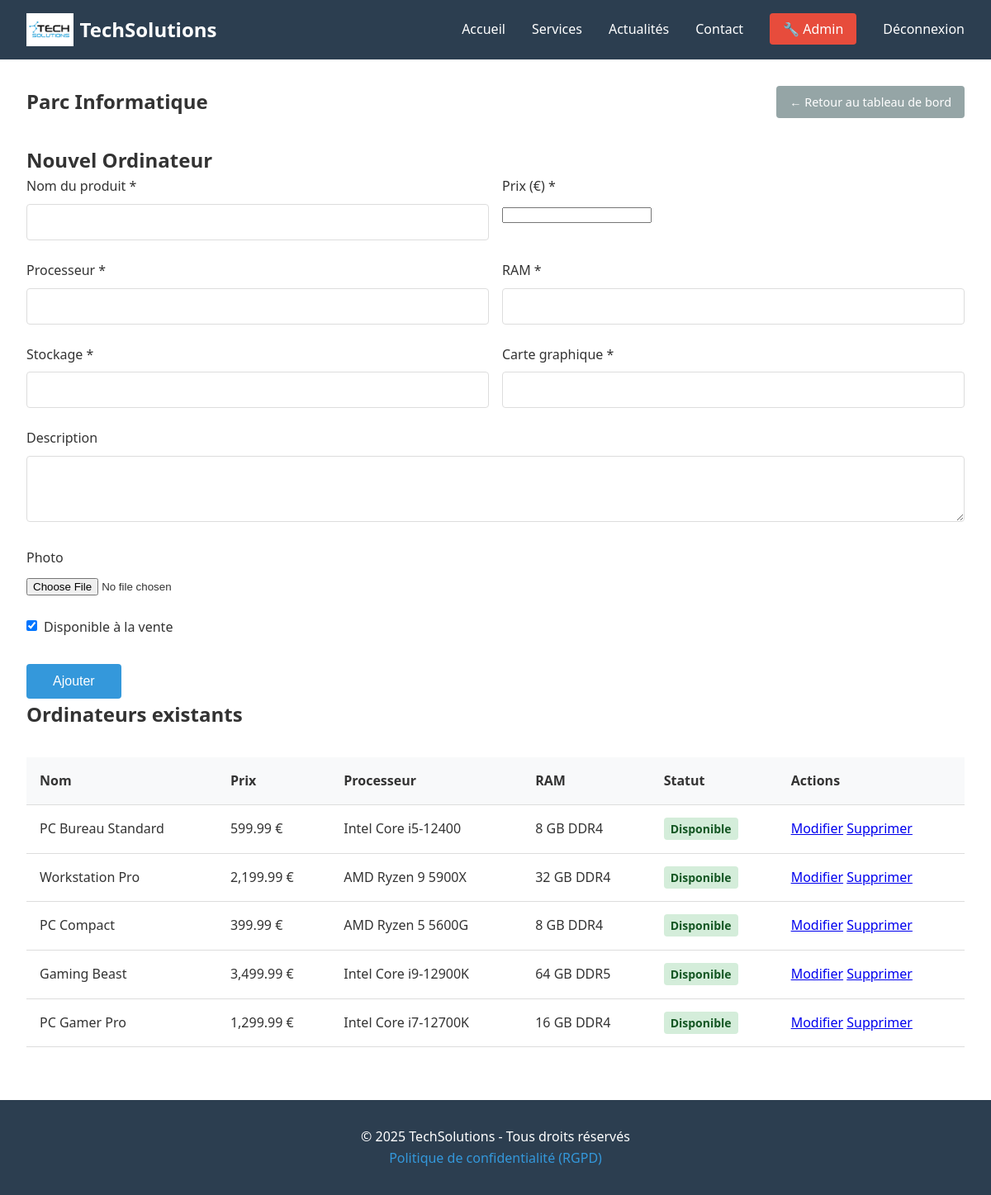
Screenshot of /admin/ordinateurs.php (signed in) with the database file from the repository.
### tables this page shows
CREATE TABLE `ordinateurs` (
  `id` int(11) NOT NULL AUTO_INCREMENT,
  `nom` varchar(255) NOT NULL,
  `prix` decimal(10,2) NOT NULL,
  `processeur` varchar(255) NOT NULL,
  `ram` varchar(100) NOT NULL,
  `stockage` varchar(100) NOT NULL,
  `carte_graphique` varchar(255) NOT NULL,
  `description` text DEFAULT NULL,
  `image` varchar(255) DEFAULT NULL,
  `disponible` tinyint(1) DEFAULT 1,
  `created_at` timestamp NOT NULL DEFAULT current_timestamp(),
  `updated_at` timestamp NOT NULL DEFAULT current_timestamp() ON UPDATE current_timestamp(),
  PRIMARY KEY (`id`)
);

### admin/ordinateurs.php (the view, shortened to what this page needs)
<?php
require_once '../includes/auth.php';
$editPC = null;
$ordinateurs = $pdo->query("SELECT * FROM ordinateurs ORDER BY created_at DESC")->fetchAll();
?>
<?php include '../includes/header.php'; ?>
<section class="admin-ordinateurs">
    <div class="admin-header">
        <h1>Parc Informatique</h1>
        <a href="index.php" class="btn-back">← Retour au tableau de bord</a>
    </div>
    <div class="form-container">
        <h2><?= $editPC ? 'Modifier' : 'Nouvel' ?> Ordinateur</h2>
        <form method="POST">
            <div class="form-row">
                <div class="form-group">
                    <label for="nom">Nom du produit *</label>
                    <input type="text" id="nom" name="nom"
                           value="<?= $editPC ? htmlspecialchars($editPC['nom']) : '' ?>" required>
                </div>
                <div class="form-group">
                    <label for="prix">Prix (€) *</label>
                    <input type="number" step="0.01" id="prix" name="prix"
                           value="<?= $editPC ? $editPC['prix'] : '' ?>" required>
                </div>
            </div>
            <div class="form-row">
                <div class="form-group">
                    <label for="processeur">Processeur *</label>
                    <input type="text" id="processeur" name="processeur"
                           value="<?= $editPC ? htmlspecialchars($editPC['processeur']) : '' ?>" required>
                </div>
                <div class="form-group">
                    <label for="ram">RAM *</label>
                    <input type="text" id="ram" name="ram"
                           value="<?= $editPC ? htmlspecialchars($editPC['ram']) : '' ?>" required>
                </div>
            </div>
            <div class="form-row">
                <div class="form-group">
                    <label for="stockage">Stockage *</label>
                    <input type="text" id="stockage" name="stockage"
                           value="<?= $editPC ? htmlspecialchars($editPC['stockage']) : '' ?>" required>
                </div>
                <div class="form-group">
                    <label for="carte_graphique">Carte graphique *</label>
                    <input type="text" id="carte_graphique" name="carte_graphique"
                           value="<?= $editPC ? htmlspecialchars($editPC['carte_graphique']) : '' ?>" required>
                </div>
            </div>
            <div class="form-group">
                <label for="description">Description</label>
                <textarea id="description" name="description" rows="3"><?= $editPC ? htmlspecialchars($editPC['description']) : '' ?></textarea>
            </div>
            <div class="form-group">
                <label for="photo">Photo</label>
                <input type="file" id="photo" name="photo" accept="image/*">
            </div>
            <div class="form-group checkbox">
                <input type="checkbox" id="disponible" name="disponible"
                       <?= (!$editPC || $editPC['disponible']) ? 'checked' : '' ?>>
                <label for="disponible">Disponible à la vente</label>
            </div>
            <button type="submit"><?= $editPC ? 'Modifier' : 'Ajouter' ?></button>
        </form>
    </div>
    <div class="ordinateurs-list">
        <h2>Ordinateurs existants</h2>
        <table>
            <thead>
                <tr>
                    <th>Nom</th>
                    <th>Prix</th>
                    <th>Processeur</th>
                    <th>RAM</th>
                    <th>Statut</th>
                    <th>Actions</th>
                </tr>
            </thead>
            <tbody>
                <?php foreach($ordinateurs as $pc): ?>
                <tr>
                    <td><?= htmlspecialchars($pc['nom']) ?></td>
                    <td><?= number_format($pc['prix'], 2) ?> €</td>
                    <td><?= htmlspecialchars($pc['processeur']) ?></td>
                    <td><?= htmlspecialchars($pc['ram']) ?></td>
                    <td>
                        <span class="status <?= $pc['disponible'] ? 'available' : 'unavailable' ?>">
                            <?= $pc['disponible'] ? 'Disponible' : 'Indisponible' ?>
                        </span>
                    </td>
                    <td>
                        <a href="?edit=<?= $pc['id'] ?>">Modifier</a>
                        <a href="?delete=<?= $pc['id'] ?>"
                           onclick="return confirm('Supprimer cet ordinateur ?')">Supprimer</a>
                    </td>
                </tr>
                <?php endforeach; ?>
            </tbody>
        </table>
    </div>
</section>
<?php include '../includes/footer.php'; ?>

### assets/css/style.css (style rules this page uses)
* { margin: 0; padding: 0; box-sizing: border-box; }
body { font-family: 'Segoe UI', Tahoma, Geneva, Verdana, sans-serif; line-height: 1.6; color: #333; }
section { max-width: 1200px; margin: 2rem auto; padding: 0 2rem; }
.form-group { margin-bottom: 1.5rem; }
label { display: block; margin-bottom: 0.5rem; font-weight: 500; }
input[type="text"], input[type="email"], input[type="password"], input[type="tel"], textarea { width: 100%; padding: 0.75rem; border: 1px solid #ddd; border-radius: 4px; font-size: 1rem; }
.checkbox { display: flex; align-items: flex-start; gap: 0.5rem; }
.checkbox input { width: auto; margin-top: 0.25rem; }
button, .btn-export, .btn-delete { padding: 0.75rem 2rem; background: #3498db; color: white; border: none; border-radius: 4px; cursor: pointer; font-size: 1rem; text-decoration: none; display: inline-block; transition: background 0.3s; }
table { width: 100%; border-collapse: collapse; margin-top: 2rem; }
th, td { padding: 1rem; text-align: left; border-bottom: 1px solid #ddd; }
th { background: #f8f9fa; font-weight: 600; }
.admin-header { display: flex; justify-content: space-between; align-items: center; margin-bottom: 2rem; }
.btn-back { padding: 0.5rem 1rem; background: #95a5a6; color: white; text-decoration: none; border-radius: 4px; font-size: 0.9rem; transition: background 0.3s; }

### admin/ordinateurs.php (style rules this page uses)
.form-row { display: grid; grid-template-columns: 1fr 1fr; gap: 1rem; }
.status { padding: 0.25rem 0.5rem; border-radius: 4px; font-size: 0.875rem; font-weight: bold; }
.status.available { background: #d4edda; color: #155724; }

### rows the page displays
ordinateurs: nom "PC Bureau Standard", prix "599.99", processeur "Intel Core i5-12400", ram "8 GB DDR4", disponible "Disponible"
ordinateurs: nom "Workstation Pro", prix "2,199.99", processeur "AMD Ryzen 9 5900X", ram "32 GB DDR4", disponible "Disponible"
ordinateurs: nom "PC Compact", prix "399.99", processeur "AMD Ryzen 5 5600G", ram "8 GB DDR4", disponible "Disponible"
ordinateurs: nom "Gaming Beast", prix "3,499.99", processeur "Intel Core i9-12900K", ram "64 GB DDR5", disponible "Disponible"
ordinateurs: nom "PC Gamer Pro", prix "1,299.99", processeur "Intel Core i7-12700K", ram "16 GB DDR4", disponible "Disponible"
